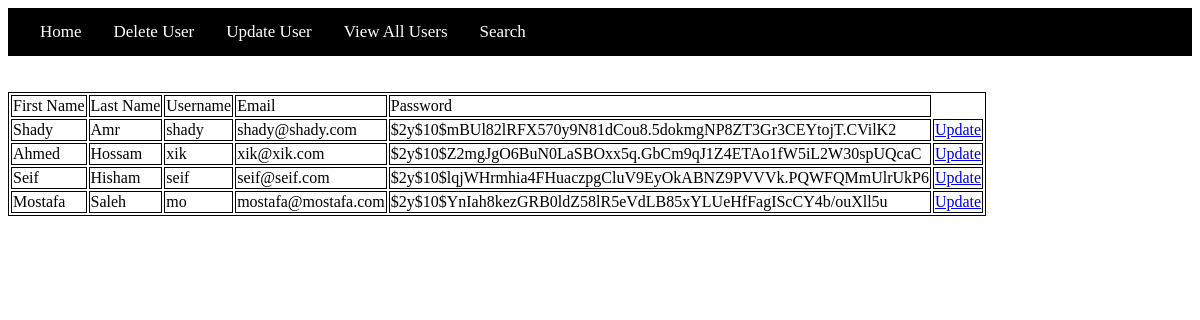
Page /archive/qc/Update.php on the committed database.
### tables this page shows
CREATE TABLE `users` (
  `ID` int(11) NOT NULL,
  `FirstName` varchar(128) NOT NULL,
  `LastName` varchar(128) NOT NULL,
  `Username` varchar(64) NOT NULL,
  `Email` varchar(256) NOT NULL,
  `Pass` varchar(256) NOT NULL,
  `Role` int(11) NOT NULL COMMENT 'User (0), Waiter (1), QC (2)',
  `Access` int(11) NOT NULL,
  `National_ID` int(14) NOT NULL,
  `National_ID_Image` text NOT NULL,
  `ProfilePicture` text NOT NULL,
  `Wallet` int(50) NOT NULL,
  `Governorate` varchar(20) NOT NULL
);

### archive/qc/Update.php (the view, shortened to what this page needs)
<?php
 include "Menu.php";
 $servername = "localhost";
 $username = "root";
 $password = "";
 $dbname = "restaurant";
 $conn = new mysqli($servername, $username, $password, $dbname);
 $query = "SELECT * FROM users";
 $result = mysqli_query($conn,$query);
?>
<!DOCTYPE html>
<html>
<head>
</head>
<body>
<table>
<tr>
<td>First Name</td>
<td>Last Name</td>
<td>Username</td>
<td>Email</td>
<td>Password</td>
</tr>
<?php
while($row = mysqli_fetch_array($result)) {
?>
<tr class="<?php if(isset($classname)) echo $classname;?>">
	<td><?= $row['FirstName']; ?></td>
	<td><?= $row['LastName']; ?></td>
	<td><?= $row['Username']; ?></td>
	<td><?= $row['Email']; ?></td>
	<td><?= $row['Pass']; ?></td>
<td><a href="UpdateAction.php?userid=<?php echo $row["ID"]; ?>">Update</a></td>
</tr>
<?php
}
?>
</table>
</body>
</html>

### archive/qc/Update.php (style rules this page uses)
table, th, td { border: 1px solid black; }

### rows in the picture
users: FirstName "Shady", LastName "Amr", Username "shady", Email "shady@shady.com", Pass "$2y$10$mBUl82lRFX570y9N81dCou8.5dokmgNP8ZT3Gr3CEYtojT.CVilK2"
users: FirstName "Ahmed", LastName "Hossam", Username "xik", Email "xik@xik.com", Pass "$2y$10$Z2mgJgO6BuN0LaSBOxx5q.GbCm9qJ1Z4ETAo1fW5iL2W30spUQcaC"
users: FirstName "Seif", LastName "Hisham", Username "seif", Email "seif@seif.com", Pass "$2y$10$lqjWHrmhia4FHuaczpgCluV9EyOkABNZ9PVVVk.PQWFQMmUlrUkP6"
users: FirstName "Mostafa", LastName "Saleh", Username "mo", Email "mostafa@mostafa.com", Pass "$2y$10$YnIah8kezGRB0ldZ58lR5eVdLB85xYLUeHfFagIScCY4b/ouXll5u"
